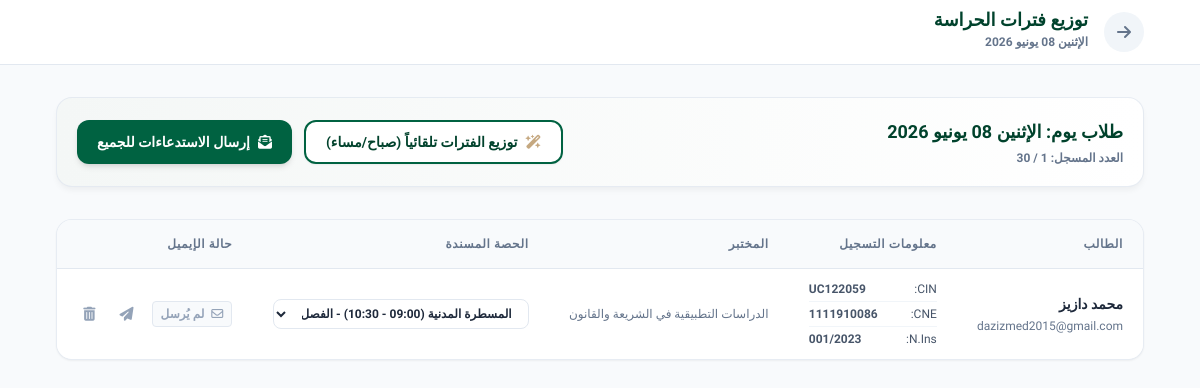
The page /admin/day/الإثنين 08 يونيو 2026 (signed in) on the database as committed earlier.
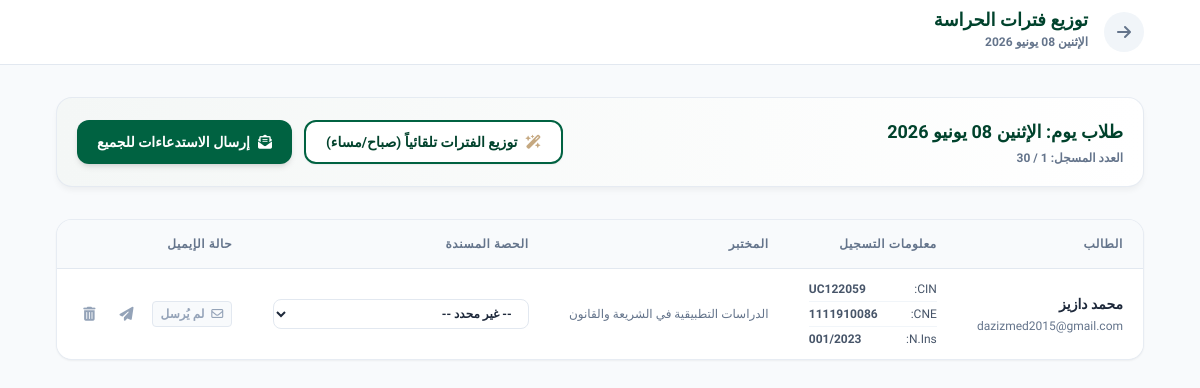
The same page on the database as committed later.
### tables this page shows
CREATE TABLE days (
        id INTEGER PRIMARY KEY AUTOINCREMENT,
        day_label TEXT NOT NULL UNIQUE,
        day_date TEXT NOT NULL,
        max_capacity INTEGER DEFAULT 20,
        is_active INTEGER DEFAULT 1
    );

CREATE TABLE students (
        id INTEGER PRIMARY KEY AUTOINCREMENT,
        anne_inscription TEXT,
        nins TEXT,
        nom_complet TEXT NOT NULL,
        prenom TEXT,
        cne TEXT,
        cin TEXT NOT NULL UNIQUE,
        labo TEXT,
        situation TEXT,
        email TEXT,
        chosen_day TEXT DEFAULT NULL,
        assigned_period TEXT DEFAULT NULL,
        email_sent INTEGER DEFAULT 0,
        registration_date TIMESTAMP DEFAULT NULL
    , assigned_session_id INTEGER DEFAULT NULL REFERENCES sessions(id));

### app.py (the view)
@app.route('/admin/day/<day_label>')
def admin_day_detail(day_label):
    if not session.get('admin_logged_in'):
        return redirect(url_for('admin_login'))
    conn = get_db()
    cursor = conn.cursor()
    cursor.execute("SELECT * FROM days WHERE day_label = ?", (day_label,))
    day = cursor.fetchone()
    if not day:
        flash('اليوم غير موجود.', 'danger')
        return redirect(url_for('admin_dashboard'))
    cursor.execute('''
        SELECT s.*, se.track, se.module_name, se.time_slot, se.semester, se.group_label
        FROM students s
        LEFT JOIN sessions se ON s.assigned_session_id = se.id
        WHERE s.chosen_day = ?
        ORDER BY se.time_slot, s.nom_complet
    ''', (day_label,))
    students = [dict(row) for row in cursor.fetchall()]
    cursor.execute("SELECT * FROM sessions WHERE day_label = ? ORDER BY track, time_slot", (day_label,))
    day_sessions = [dict(row) for row in cursor.fetchall()]
    conn.close()
    return render_template('admin_day.html', day=dict(day), students=students, sessions=day_sessions)

### app.py (called while the page is built)
def get_db():
    conn = sqlite3.connect(DB_PATH)
    conn.row_factory = sqlite3.Row
    return conn

### templates/admin_day.html (shortened to what this page needs)
<!DOCTYPE html>
<html lang="ar" dir="rtl">
<head>
    <link rel="stylesheet" href="https://cdnjs.cloudflare.com/ajax/libs/font-awesome/6.4.0/css/all.min.css">
    <script src="https://cdn.tailwindcss.com"></script>
</head>
<body class="text-slate-800 pb-12">
    <header class="bg-white border-b border-slate-200 sticky top-0 z-30">
        <div class="max-w-6xl mx-auto px-4 sm:px-6 lg:px-8">
            <div class="flex justify-between h-16 items-center">
                <div class="flex items-center gap-4">
                    <a href="{{ url_for('admin_dashboard') }}" class="w-10 h-10 rounded-full bg-slate-100 flex items-center justify-center text-slate-500 hover:bg-brand-50 hover:text-brand-600 transition-colors">
                        <i class="fa-solid fa-arrow-right"></i>
                    </a>
                    <div>
                        <h1 class="text-lg font-extrabold text-brand-700 font-tajawal leading-none">توزيع فترات الحراسة</h1>
                        <span class="text-xs font-bold text-slate-500">{{ day.day_label }}</span>
                    </div>
                </div>
            </div>
        </div>
    </header>
    <main class="max-w-6xl mx-auto px-4 sm:px-6 lg:px-8 py-8">
        <div class="glass-card rounded-2xl p-5 mb-8 flex flex-col sm:flex-row justify-between items-center gap-4 bg-gradient-to-r from-brand-50 to-white">
            <div>
                <h2 class="font-bold text-brand-700 text-lg">طلاب يوم: {{ day.day_label }}</h2>
                <p class="text-xs text-slate-500 font-bold mt-1">العدد المسجل: {{ students|length }} / {{ day.max_capacity }}</p>
            </div>
            <div class="flex gap-3">
                <button onclick="autoDistribute('{{ day.day_label }}', this)" class="px-5 py-2.5 bg-white border-2 border-brand-500 text-brand-700 hover:bg-brand-50 font-bold rounded-xl shadow-sm transition-all text-sm flex items-center gap-2">
                    <i class="fa-solid fa-wand-magic-sparkles text-accent-gold"></i> توزيع الفترات تلقائياً (صباح/مساء)
                </button>
                <button onclick="sendEmailsBulk('{{ day.day_label }}', this)" class="px-5 py-2.5 bg-brand-500 hover:bg-brand-600 text-white font-bold rounded-xl shadow-md transition-all text-sm flex items-center gap-2">
                    <i class="fa-solid fa-envelope-open-text"></i> إرسال الاستدعاءات للجميع
                </button>
            </div>
        </div>
        <div class="glass-card rounded-2xl overflow-hidden shadow-sm">
            <div class="overflow-x-auto">
                <table class="w-full text-right border-collapse">
                    <thead>
                        <tr class="bg-slate-50 text-slate-500 border-b border-slate-200 text-xs font-bold uppercase tracking-wider">
                            <th class="py-4 px-5">الطالب</th>
                            <th class="py-4 px-5">معلومات التسجيل</th>
                            <th class="py-4 px-5">المختبر</th>
                            <th class="py-4 px-5">الحصة المسندة</th>
                            <th class="py-4 px-5">حالة الإيميل</th>
                        </tr>
                    </thead>
                    <tbody class="divide-y divide-slate-100 text-sm bg-white">
                        {% for st in students %}
                            <tr class="hover:bg-slate-50 transition-colors">
                                <td class="py-3 px-5">
                                    <span class="block font-bold text-slate-800">{{ st.nom_complet }}</span>
                                    <span class="block text-xs font-medium text-slate-500 mt-1" dir="ltr">{{ st.email }}</span>
                                </td>
                                <td class="py-3 px-5 text-xs text-slate-600 space-y-1">
                                    <div class="flex justify-between w-32 border-b border-slate-100 pb-1"><span>CIN:</span><span class="font-bold" dir="ltr">{{ st.cin }}</span></div>
                                    <div class="flex justify-between w-32 border-b border-slate-100 pb-1"><span>CNE:</span><span class="font-bold" dir="ltr">{{ st.cne }}</span></div>
                                    <div class="flex justify-between w-32"><span>N.Ins:</span><span class="font-bold" dir="ltr">{{ st.nins }}</span></div>
                                </td>
                                <td class="py-3 px-5 text-xs text-slate-500 max-w-xs truncate" title="{{ st.labo }}">{{ st.labo }}</td>
                                <td class="py-3 px-5">
                                    <select onchange="updateSession({{ st.id }}, this.value)"
                                            class="w-64 px-3 py-1.5 border border-slate-200 rounded-lg outline-none text-xs font-bold bg-white focus:border-brand-500 cursor-pointer">
                                        <option value="">-- غير محدد --</option>
                                        {% set grouped_sessions = sessions|groupby('track') %}
                                        {% for group in grouped_sessions %}
                                            <optgroup label="{{ group.grouper }}">
                                                {% for s in group.list %}
                                                    <option value="{{ s.id }}" {% if st.assigned_session_id == s.id %}selected{% endif %}>
                                                        {{ s.module_name }} ({{ s.time_slot }}) - {{ s.semester }} - {{ s.group_label }}
                                                    </option>
                                                {% endfor %}
                                            </optgroup>
                                        {% endfor %}
                                    </select>
                                </td>
                                <td class="py-3 px-5">
                                    <div class="flex items-center gap-3">
                                        {% if st.email_sent %}
                                            <span class="text-xs font-bold text-green-600 bg-green-50 px-2 py-1 rounded border border-green-200"><i class="fa-solid fa-check-double ml-1"></i> مُرسل</span>
                                        {% else %}
                                            <span class="text-xs font-bold text-slate-400 bg-slate-50 px-2 py-1 rounded border border-slate-200"><i class="fa-regular fa-envelope ml-1"></i> لم يُرسل</span>
                                        {% endif %}
                                        <button onclick="sendEmailSingle({{ st.id }}, this)" title="إرسال إيميل الاستدعاء لهذا الطالب" class="p-1.5 text-slate-400 hover:text-brand-600 hover:bg-brand-50 rounded transition-colors">
                                            <i class="fa-solid fa-paper-plane"></i>
                                        </button>
                                        <button onclick="deleteRegistration({{ st.id }}, this)" title="إلغاء حجز الطالب وتفريغ مكانه" class="p-1.5 text-slate-400 hover:text-red-600 hover:bg-red-50 rounded transition-colors">
                                            <i class="fa-solid fa-trash-can"></i>
                                        </button>
                                    </div>
                                </td>
                            </tr>
                        {% endfor %}
                    </tbody>
                </table>
            </div>
        </div>
    </main>
</body>
</html>

### templates/admin_day.html (style rules this page uses)
body { font-family: 'Cairo', 'Tajawal', sans-serif; background-color: #f8fafc; }
.glass-card { background: white; border: 1px solid rgba(226, 232, 240, 0.8); box-shadow: 0 4px 6px -1px rgba(0,0,0,0.05); }
select { background-image: none; }

Rows that differ between the two databases and show on the page:
changed students "محمد دازيز": id "المسطرة المدنية (09:00 - 10:30) - الفصل السادس - المجموعة: 1 و 2" → "-- غير محدد --"
